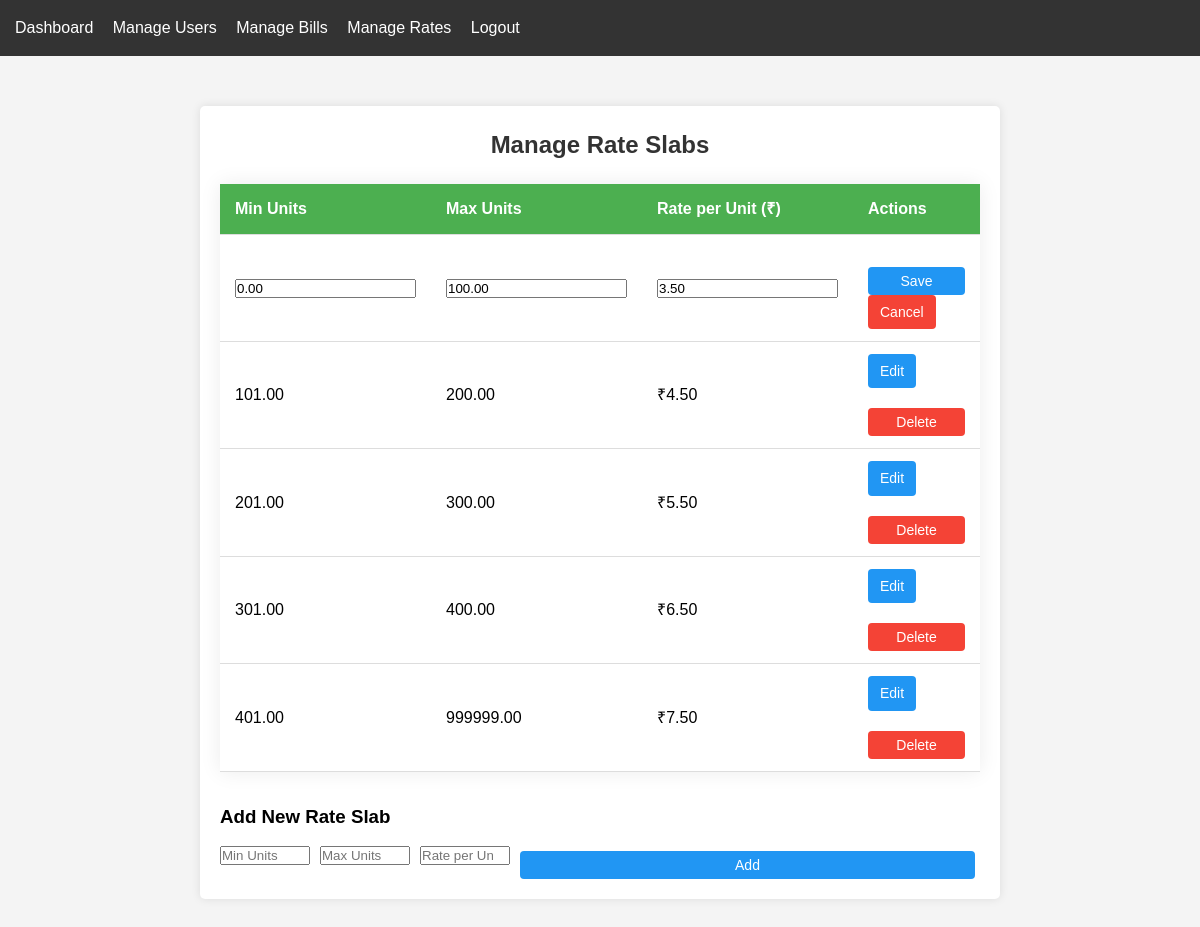
Page /rates.php?edit=1 (signed in) on the committed database.
### tables this page shows
CREATE TABLE rate_slabs (
    slab_id INT PRIMARY KEY AUTO_INCREMENT,
    min_units DECIMAL(10,2) NOT NULL,
    max_units DECIMAL(10,2) NOT NULL,
    rate_per_unit DECIMAL(10,2) NOT NULL
);

### rates.php (the view, shortened to what this page needs)
<?php
$database = new Database();
$db = $database->getConnection();
$query = "SELECT * FROM rate_slabs ORDER BY min_units ASC";
$stmt = $db->query($query);
$slabs = $stmt->fetchAll(PDO::FETCH_ASSOC);
$edit_slab = null;
if (isset($_GET['edit'])) {
    $edit_id = $_GET['edit'];
    $stmt = $db->prepare("SELECT * FROM rate_slabs WHERE slab_id = :slab_id");
    $stmt->bindParam(":slab_id", $edit_id);
    $stmt->execute();
    $edit_slab = $stmt->fetch(PDO::FETCH_ASSOC);
}
?>
<!DOCTYPE html>
<html lang="en">
<head>
    <link rel="stylesheet" href="../css/style.css">
</head>
<body>
    <div class="nav">
        <a href="dashboard.php">Dashboard</a>
        <a href="users.php">Manage Users</a>
        <a href="bills.php">Manage Bills</a>
        <a href="rates.php">Manage Rates</a>
        <a href="../logout.php">Logout</a>
    </div>
    <div class="container">
        <h2>Manage Rate Slabs</h2>
        <table class="rates-table">
            <thead>
                <tr>
                    <th>Min Units</th>
                    <th>Max Units</th>
                    <th>Rate per Unit (₹)</th>
                    <th>Actions</th>
                </tr>
            </thead>
            <tbody>
                <?php foreach ($slabs as $slab): ?>
                    <tr>
                        <?php if ($edit_slab && $edit_slab['slab_id'] == $slab['slab_id']): ?>
                        <form method="POST" action="" class="form-inline">
                            <td><input type="number" name="min_units" value="<?php echo $slab['min_units']; ?>" required></td>
                            <td><input type="number" name="max_units" value="<?php echo $slab['max_units']; ?>" required></td>
                            <td><input type="number" step="0.01" name="rate_per_unit" value="<?php echo $slab['rate_per_unit']; ?>" required></td>
                            <td>
                                <button type="submit" name="edit_slab" class="action-btn edit-btn">Save</button>
                                <a href="rates.php" class="action-btn delete-btn">Cancel</a>
                            </td>
                        </form>
                        <?php else: ?>
                        <td><?php echo $slab['min_units']; ?></td>
                        <td><?php echo $slab['max_units']; ?></td>
                        <td>₹<?php echo number_format($slab['rate_per_unit'], 2); ?></td>
                        <td>
                            <a href="rates.php?edit=<?php echo $slab['slab_id']; ?>" class="action-btn edit-btn">Edit</a>
                            <form method="POST" action="" style="display:inline;">
                                <button type="submit" name="delete_slab" value="<?php echo $slab['slab_id']; ?>" class="action-btn delete-btn" onclick="return confirm('Are you sure you want to delete this slab?');">Delete</button>
                            </form>
                        </td>
                        <?php endif; ?>
                    </tr>
                <?php endforeach; ?>
            </tbody>
        </table>
        <h3 style="margin-top:30px;">Add New Rate Slab</h3>
        <form method="POST" action="" class="form-inline">
            <input type="number" name="min_units" placeholder="Min Units" required>
            <input type="number" name="max_units" placeholder="Max Units" required>
            <input type="number" step="0.01" name="rate_per_unit" placeholder="Rate per Unit (₹)" required>
            <button type="submit" name="add_slab" class="action-btn edit-btn">Add</button>
        </form>
    </div>
</body>
</html>

### style.css (style rules this page uses)
* { margin: 0; padding: 0; box-sizing: border-box; }
body { font-family: Arial, sans-serif; line-height: 1.6; background-color: #f4f4f4; }
.container { width: 80%; max-width: 800px; margin: 50px auto; padding: 20px; background: white; border-radius: 5px; box-shadow: 0 0 10px rgba(0,0,0,0.1); }
h2 { text-align: center; color: #333; margin-bottom: 20px; }
button { display: block; width: 100%; padding: 10px; background: #4CAF50; color: white; border: none; border-radius: 4px; cursor: pointer; font-size: 16px; margin-top: 20px; }
a { color: #4CAF50; text-decoration: none; }
table { width: 100%; border-collapse: collapse; margin-top: 20px; }
th, td { padding: 12px; text-align: left; border-bottom: 1px solid #ddd; }
th { background-color: #f5f5f5; }
.nav { background: #333; padding: 15px; margin-bottom: 20px; }
.nav a { color: white; margin-right: 15px; text-decoration: none; }

### rates.php (style rules this page uses)
.rates-table { width: 100%; border-collapse: collapse; margin-top: 20px; background: white; box-shadow: 0 0 20px rgba(0,0,0,0.08); }
.rates-table th, .rates-table td { padding: 12px 15px; text-align: left; border-bottom: 1px solid #ddd; }
.rates-table th { background-color: #4CAF50; color: white; }
.action-btn { padding: 6px 12px; border: none; border-radius: 4px; cursor: pointer; margin-right: 5px; text-decoration: none; display: inline-block; font-size: 14px; }
.edit-btn { background: #2196F3; color: white; }
.delete-btn { background: #f44336; color: white; }
.form-inline { display: flex; gap: 10px; align-items: center; }
.form-inline input { width: 90px; }

### rows in the picture
rate_slabs: min_units "0.00", max_units "100.00", rate_per_unit "3.50"
rate_slabs: min_units "101.00", max_units "200.00", rate_per_unit "4.50", $slab['slab_id'] 2 (drawn)
rate_slabs: min_units "201.00", max_units "300.00", rate_per_unit "5.50", $slab['slab_id'] 3 (drawn)
rate_slabs: min_units "301.00", max_units "400.00", rate_per_unit "6.50", $slab['slab_id'] 4 (drawn)
rate_slabs: min_units "401.00", max_units "999999.00", rate_per_unit "7.50", $slab['slab_id'] 5 (drawn)
